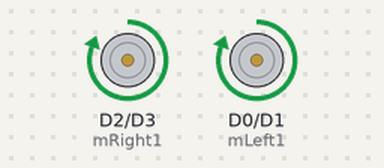
A sketch run on a simulated ESP8266 (NodeMCU). Shown: motor-driver pin pairs drawn as motors (green arrow = first pin HIGH = forward, orange = second pin HIGH = backward, longer = more drive).

Above: at 1.0 s.
At 3.0 s:
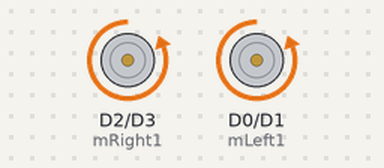
At 5.0 s:
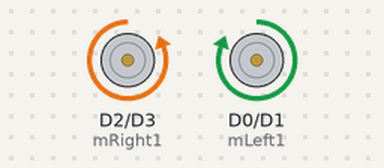
At 10.5 s:
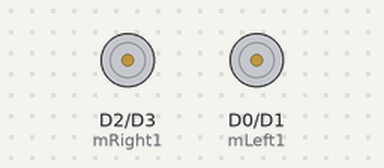
Timing chart, 0 to 16.9 s (numbered marks = the images above):
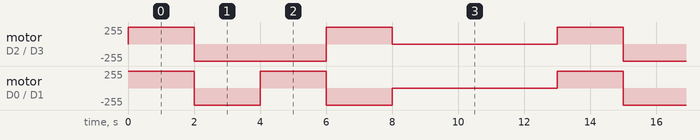

Measured:
- by itself, motor on D2 (mRight1) / D3 (mRight2): repeats every 13.0 s: backward 255/255 4.0 s, forward 255/255 2.0 s, stopped 5.0 s, forward 255/255 2.0 s
- by itself, motor on D0 (mLeft1) / D1 (mLeft2): repeats every 13.0 s: backward 255/255 2.0 s, forward 255/255 2.0 s, backward 255/255 2.0 s, stopped 5.0 s, forward 255/255 2.0 s

The sketch:

rday1.ino
```cpp
//left motor
#define mLeft1 D0
#define mLeft2 D1
//right Motor
#define mRight1 D2
#define mRight2 D3

void setup() {
  // put your setup code here, to run once:
  pinMode(mLeft1,OUTPUT);
  pinMode(mLeft2,OUTPUT);
  pinMode(mRight1,OUTPUT);
  pinMode(mRight2,OUTPUT);
}

void loop() {
  // put your main code here, to run repeatedly:
  //for forward
  digitalWrite(mLeft1,1);
  digitalWrite(mLeft2,0);
  digitalWrite(mRight1,1);
  digitalWrite(mRight2,0);
  delay(2000);
  //for Backward
  digitalWrite(mLeft1,0);
  digitalWrite(mLeft2,1);
  digitalWrite(mRight1,0);
  digitalWrite(mRight2,1);
  delay(2000);
   //for Left
  digitalWrite(mLeft1,1);
  digitalWrite(mLeft2,0);
  digitalWrite(mRight1,0);
  digitalWrite(mRight2,1);
  delay(2000);
  //for Right
  digitalWrite(mLeft1,0);
  digitalWrite(mLeft2,1);
  digitalWrite(mRight1,1);
  digitalWrite(mRight2,0);
  delay(2000);
  //for stop
  digitalWrite(mLeft1,0);
  digitalWrite(mLeft2,0);
  digitalWrite(mRight1,0);
  digitalWrite(mRight2,0);
  delay(5000);


}
```
